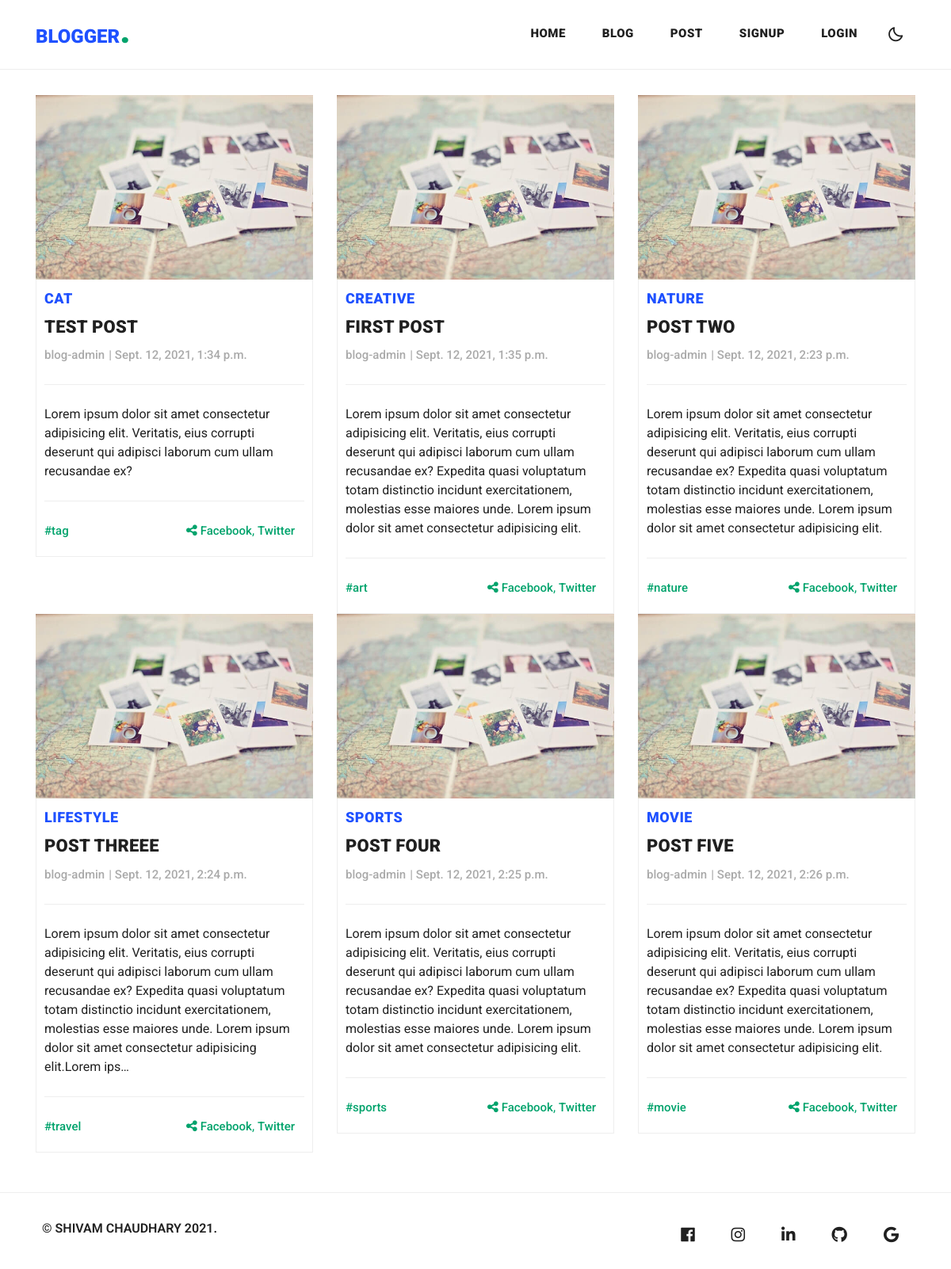
The page / on the database its author committed.
### posts/models.py (models this page shows, shortened)
class Post(models.Model):
    title = models.CharField(max_length=100)
    timestamp = models.DateTimeField(auto_now_add=True)
    content = models.TextField()
    author = models.ForeignKey(Author, on_delete=models.CASCADE)
    thumbnail = models.ImageField()
    categories = models.ManyToManyField(Category)
    tags=models.ManyToManyField(Tag)
    previous_post = models.ForeignKey(
        'self', related_name='previous', on_delete=models.SET_NULL, blank=True, null=True)
    next_post = models.ForeignKey(
        'self', related_name='next', on_delete=models.SET_NULL, blank=True, null=True)
    def get_absolute_url(self):
        return reverse('post-detail', kwargs={
            'pk': self.pk
        })

class Category(models.Model):
    title = models.CharField(max_length=20)
    def __str__(self):
        return self.title

class Tag(models.Model):
    title = models.CharField(max_length=20)
    def __str__(self):
        return self.title

### accounts/models.py (models this page shows)
class Author(models.Model):
    user = models.OneToOneField(User, on_delete=models.CASCADE)
    picture = models.ImageField()
    def __str__(self):
        return self.user.username

### posts/views.py (the view)
# urls.py: path('', IndexView.as_view(), name='home'),
class IndexView(View):
    def get(self, request, *args, **kwargs):
        posts = Post.objects.all()
        context = {
            'posts': posts,
        }
        return render(request, 'index.html', context)

### templates/index.html (shortened to what this page needs)
{% extends 'base.html' %}
{% load static %}
{% block content %}
<section class="blog-posts">
  <div class="container">
    <div class="row">
        {% for post in posts %}
            <div class="col-lg-4">
              <div class="blog-post">
                <div class="blog-thumb">
                  <img src="{{ post.thumbnail.url }}" alt="">
                </div>
                <div class="down-content">
                  {% for cat in post.categories.all %}
                  <span>{{ cat }}</span>
                  {% endfor %}
                  <a href="{{ post.get_absolute_url }}"><h4>{{ post.title }}</h4></a>
                  <div class="post-info">
                    <a href="#">{{ post.author }}</a>
                    <a href="#">{{ post.timestamp }}</a>
                  </div>
                  <p>{{ post.content|truncatechars:300 }}</p>
                  <div class="post-options">
                    <div class="row">
                      <div class="col-6">
                        <div class="post-tags">
                          {% for tag in post.tags.all %}
                          <a href="#">{{ tag }}</a></li>
                          {% endfor %}
                        </div>
                      </div>
                      <div class="col-6">
                        <div class="post-share">
                          <i class="fa fa-share-alt"></i>
                          <a href="#">Facebook</a>,
                          <a href="#"> Twitter</a>
                        </div>
                      </div>
                    </div>
                  </div>
                </div>
              </div>
            </div>
            {% endfor %}
          </div>
        </div>
  </section>
{% endblock content %}

### templates/header.html (style rules this page uses)
* { margin: 0; padding: 0; box-sizing: border-box; font-family: 'Poppins', sans-serif; transition: all 0.4s ease;; }
:root { --body-color: #ffffff; --nav-color: #ffffff; --text-color:#202020; }
body { height: 100vh; background-color: var(--body-color); }

### templates/index.html (style rules this page uses)
* { font-family: 'Roboto', sans-serif; }
.blog-posts { margin-top: 20px; }
.blog-posts .blog-thumb img { width: 100%; overflow: hidden; }
.blog-posts .down-content { padding: 10px; border-right: 1px solid #eee; border-left: 1px solid #eee; border-bottom: 1px solid #eee; }
.blog-posts .down-content span { font-size: 18px; text-transform: uppercase; letter-spacing: 0.5px; font-weight: 900; color: #1F51FF; }
.blog-posts .down-content h4 { font-size: 24px; text-decoration: none; text-transform: capitalize; letter-spacing: 0.5px; font-weight: 900; color: var(--text-color); margin: 10px 0px 10px 0px; }
.blog-posts .down-content .post-info :after { content: '|'; color: #aaa; margin-left: 5px; }
.blog-posts .down-content h4 { font-size: 22px; letter-spacing: 0.25px; }
.blog-posts .down-content .post-info :last-child::after { display: none; }
.blog-posts .down-content .post-info a { font-size: 15px; color: #aaa; font-weight: 500; transition: all .3s; }
.blog-posts .down-content p { padding: 25px 0px; margin: 25px 0px; color: var(--text-color); border-top: 1px solid #eee; border-bottom: 1px solid #eee; }
.blog-posts .down-content .post-share { text-align: right; }
.blog-posts .down-content .post-tags , .blog-posts .down-content .post-share { display: inline-block; }
.blog-posts .down-content .post-tags , .blog-posts .down-content .post-share { color:#00A36C; padding-bottom: 10px; }
.blog-posts .down-content .post-tags a, .blog-posts .down-content .post-share a { font-size: 15px; color: #00A36C; font-weight: 500; transition: all .3s; }

### rows shown on the page
Post: thumbnail (picture), title "TEST POST", author "blog-admin", timestamp "Sept. 12, 2021, 1:34 p.m.", content "Lorem ipsum dolor sit amet consectetur adipisicing elit. Veritatis, eius corrupti deserunt qui adipisci laborum cum ullam recusandae ex?"
Category: title "CAT"
Tag: title "#tag"
Post: thumbnail (picture), title "FIRST POST", author "blog-admin", timestamp "Sept. 12, 2021, 1:35 p.m.", content "Lorem ipsum dolor sit amet consectetur adipisicing elit. Veritatis, eius corrupti deserunt qui adipisci laborum cum ullam recusandae ex? Expedita quasi voluptatum totam distinctio incidunt exercitationem, molestias esse maiores unde. Lorem ipsum dolor sit amet consectetur adipisicing elit."
Category: title "CREATIVE"
Tag: title "#art"
Post: thumbnail (picture), title "POST TWO", author "blog-admin", timestamp "Sept. 12, 2021, 2:23 p.m.", content "Lorem ipsum dolor sit amet consectetur adipisicing elit. Veritatis, eius corrupti deserunt qui adipisci laborum cum ullam recusandae ex? Expedita quasi voluptatum totam distinctio incidunt exercitationem, molestias esse maiores unde. Lorem ipsum dolor sit amet consectetur adipisicing elit."
Category: title "NATURE"
Tag: title "#nature"
Post: thumbnail (picture), title "POST THREEE", author "blog-admin", timestamp "Sept. 12, 2021, 2:24 p.m.", content "Lorem ipsum dolor sit amet consectetur adipisicing elit. Veritatis, eius corrupti deserunt qui adipisci laborum cum ullam recusandae ex? Expedita quasi voluptatum totam distinctio incidunt exercitationem, molestias esse maiores unde. Lorem ipsum dolor sit amet consectetur adipisicing elit.Lorem ips…"
Category: title "LIFESTYLE"
Tag: title "#travel"
Post: thumbnail (picture), title "POST FOUR", author "blog-admin", timestamp "Sept. 12, 2021, 2:25 p.m.", content "Lorem ipsum dolor sit amet consectetur adipisicing elit. Veritatis, eius corrupti deserunt qui adipisci laborum cum ullam recusandae ex? Expedita quasi voluptatum totam distinctio incidunt exercitationem, molestias esse maiores unde. Lorem ipsum dolor sit amet consectetur adipisicing elit."
Category: title "SPORTS"
Tag: title "#sports"
Post: thumbnail (picture), title "POST FIVE", author "blog-admin", timestamp "Sept. 12, 2021, 2:26 p.m.", content "Lorem ipsum dolor sit amet consectetur adipisicing elit. Veritatis, eius corrupti deserunt qui adipisci laborum cum ullam recusandae ex? Expedita quasi voluptatum totam distinctio incidunt exercitationem, molestias esse maiores unde. Lorem ipsum dolor sit amet consectetur adipisicing elit."
Category: title "MOVIE"
Tag: title "#movie"
